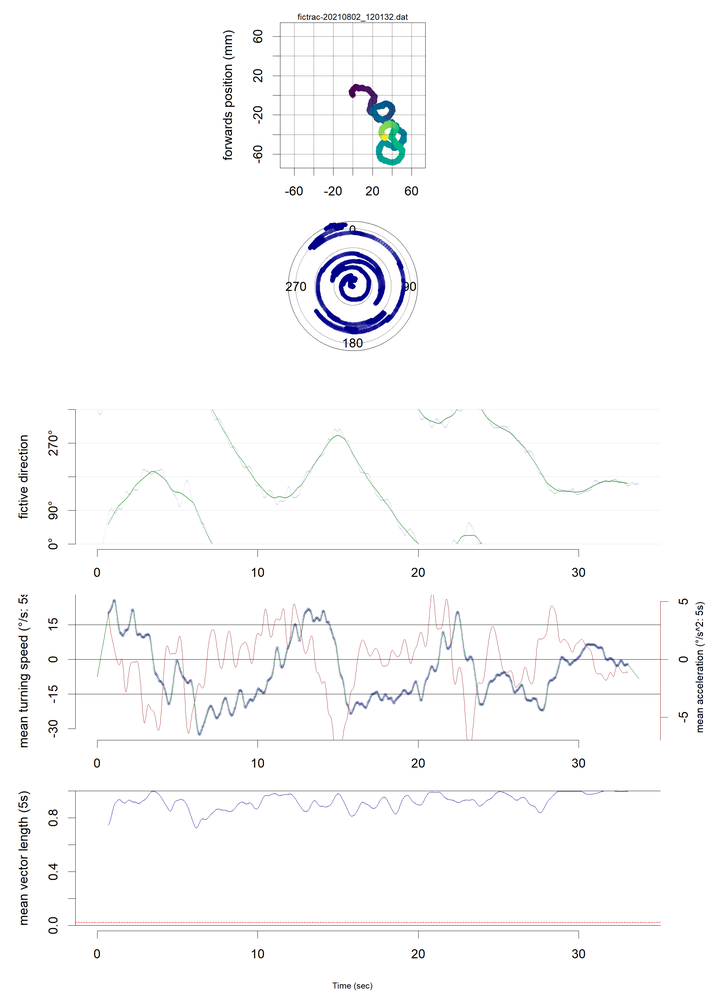
#> input picture Walking/testdata/fictrac-20210802_120132.dat_.png, 706 x 999 px, shrunk from 2100 x 2970 before the run
$ python BC_interp_test.py
#> lines starting #> are read from the running program, lines starting #| are printed output that depends on the picture
# -*- coding: utf-8 -*-
"""
Created on Thu Dec  8 09:41:33 2022

@author: James Foster
"""
#adapted from:
#https://scipython.com/book/chapter-8-scipy/examples/two-dimensional-interpolation-with-scipyinterpolategriddata/

import numpy as np
from scipy.interpolate import griddata
import matplotlib.pyplot as plt
import cv2


from tkinter.filedialog import askopenfilename
import os
"""
## Find file
"""
#ask user for a file
imfile = askopenfilename()
#> the answer given: ../Walking/testdata/fictrac-20210802_120132.dat_.png

"""
## Read in file
"""
img_orig  = cv2.imread(imfile,0)#0 means greyscale
#> img_orig: shape (999, 706); min 0, max 255, mean 250.3

"""
# Set up sample points
"""
#grid of image pixels
y = np.linspace(0,img_orig.shape[0]-1,img_orig.shape[0])
#> y = 999 values from 0 to 998
x =  np.linspace(0,img_orig.shape[1]-1,img_orig.shape[1])
#> x = 706 values from 0 to 705
X, Y = np.meshgrid(x,y)

# Choose npts random point from the discrete domain of our model function
subs = 500#only one in every 500 px kept, becomes slow with large numbers of samples
npts = int(img_orig.size/subs)#number of sample points
#> npts = 1410
px, py = np.random.choice(x, npts), np.random.choice(y, npts)
#extract those image values
rr = img_orig[np.uint16(py), np.uint16(px)]
#> rr = 1410 values, max 255 at index 0, min 15 at index 56, mean 249.5

"""
# Plot the image and samples
"""
fig, ax = plt.subplots(nrows=2, ncols=2)
# Plot the original image
ax[0,0].imshow(img_orig, cmap = 'gray')
#plot the sampled values
ax[0,1].scatter(px, img_orig.shape[0]-py,
            c = rr,
            marker= '.',
            cmap = 'gray',
            facecolor = 'k'
            )

"""
# Fit a grid across the samples
"""

def plot_contour(x,y,z,resolution = 50,contour_method='linear'):
#> called with x = array of shape (1410,), y = array of shape (1410,), z = array of shape (1410,), resolution = 1410, contour_method = 'linear'
    resolution = str(resolution)+'j'
    X,Y = np.mgrid[min(x):max(x):complex(resolution),   min(y):max(y):complex(resolution)]
    points = [[a,b] for a,b in zip(x,y)]
    Z = griddata(points, z, (X, Y), method=contour_method)
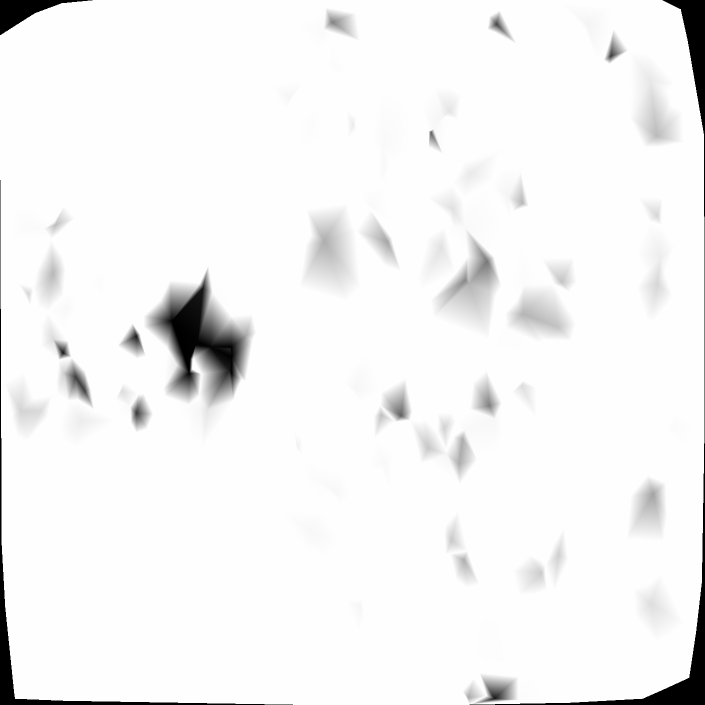
#> Z: shape (1410, 1410) float64 (shown at 1/2 size); 1.66% of the values are NaN or infinite; the others: min 15, max 255, mean 249.8; drawn with min black, max white, NaN and infinite black
    return X,Y,Z

"""
# Linear interpolation
"""
PX,PY,RZ = plot_contour(px,py,rr,resolution = int(rr.shape[0]),contour_method='linear')
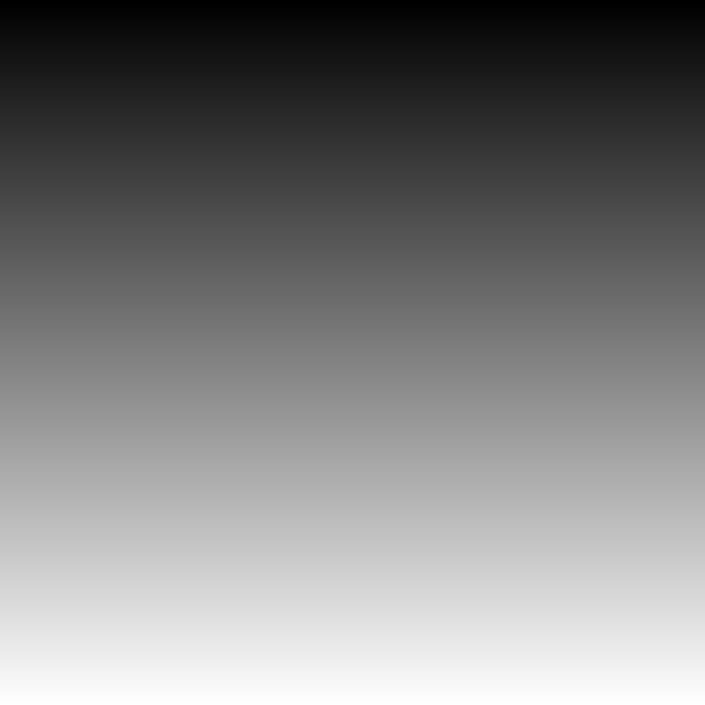
#> PX: shape (1410, 1410) float64 (shown at 1/2 size); min 0, max 705, mean 352.5; drawn with min black and max white
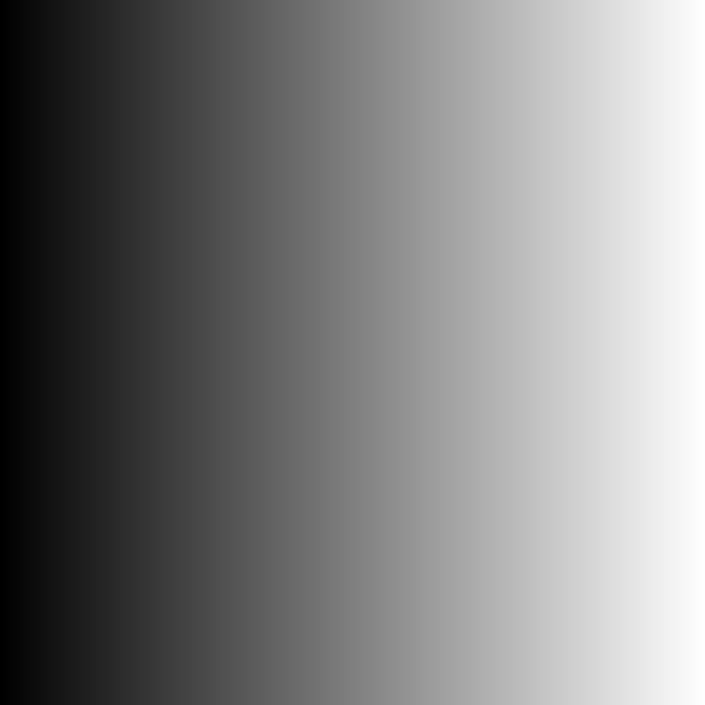
#> PY: shape (1410, 1410) float64 (shown at 1/2 size); min 0, max 998, mean 499; drawn with min black and max white

ax[1,0].contourf(PX,
                  img_orig.shape[0]-PY,
                 RZ,
                 cmap = 'gray', vmin = img_orig.min(), vmax = img_orig.max(),
                 levels = img_orig.max() )

"""
# Bicubic interpolation
"""
BX,BY,BZ = plot_contour(px,py,rr,resolution = int(rr.shape[0]),contour_method='cubic')
#> call 2 of plot_contour, with x = array of shape (1410,), y = array of shape (1410,), z = array of shape (1410,), resolution = 1410, contour_method = 'cubic'
#> in plot_contour (call 2), `Z = griddata(points, z, (X, Y), method=contour_method)`:
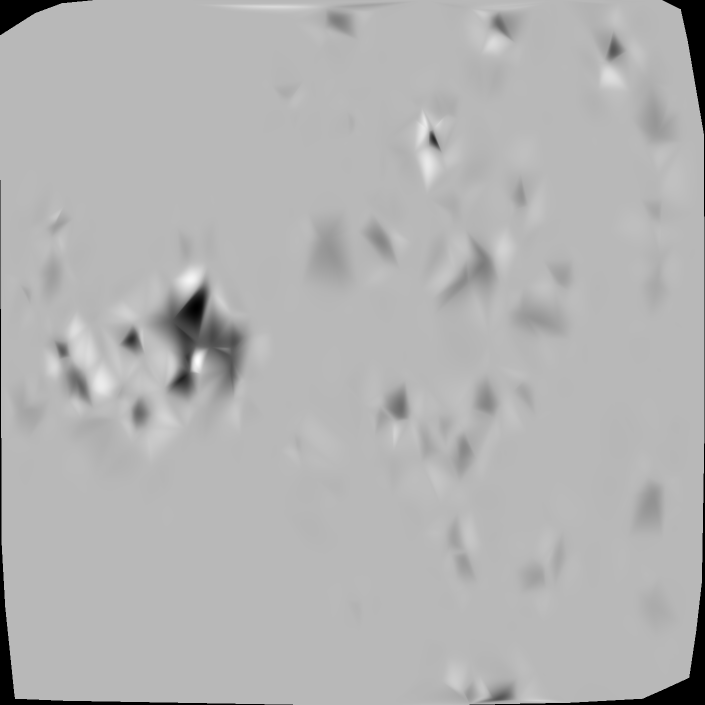
#> Z: shape (1410, 1410) float64 (shown at 1/2 size); 1.66% of the values are NaN or infinite; the others: min -212.4, max 434, mean 249.9; drawn with min black, max white, NaN and infinite black
ax[1,1].contourf(BX,
                  img_orig.shape[0]-BY,
                 BZ,
                 cmap = 'gray', vmin = img_orig.min(), vmax = img_orig.max(),
                 levels = img_orig.max() )
"""
# show plot
"""
plt.tight_layout()
plt.show()
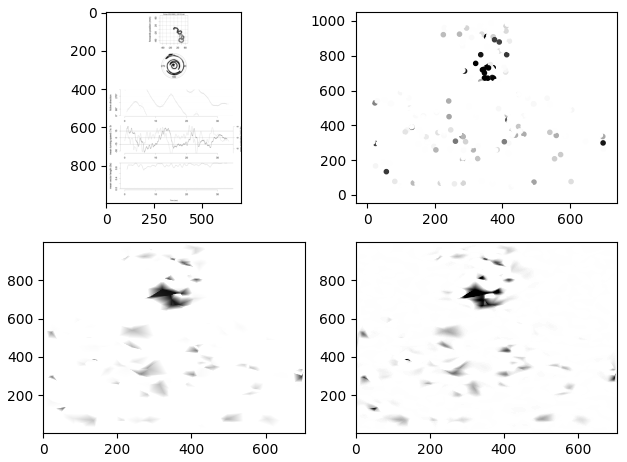
#> figure drawn by matplotlib, 4 panels
